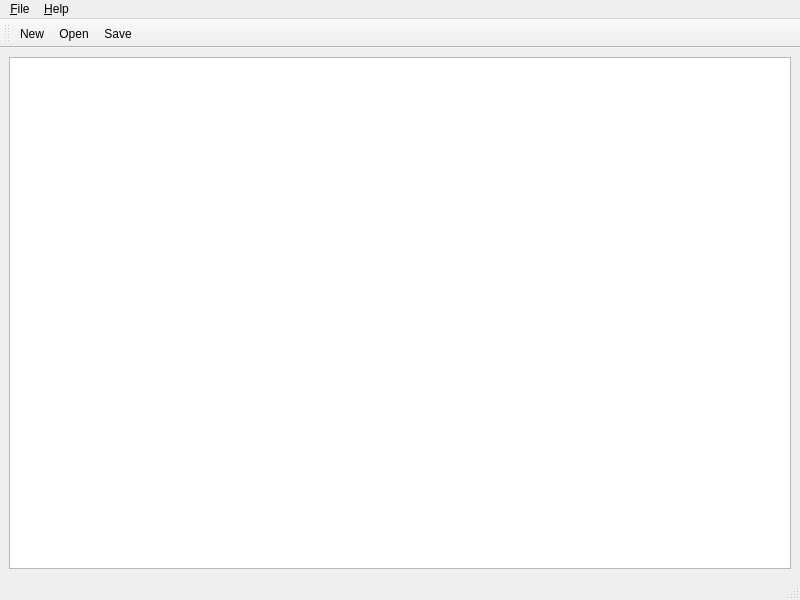
<?xml version="1.0" encoding="UTF-8"?>
<ui version="4.0">
 <class>MainForm</class>
 <widget class="QMainWindow" name="MainForm">
  <property name="geometry">
   <rect>
    <x>0</x>
    <y>0</y>
    <width>800</width>
    <height>600</height>
   </rect>
  </property>
  <property name="windowTitle">
   <string notr="true">NBT Editor</string>
  </property>
  <property name="windowIcon">
   <iconset resource="../../resources/resources.qrc">
    <normaloff>:/general/logo.png</normaloff>:/general/logo.png</iconset>
  </property>
  <property name="iconSize">
   <size>
    <width>22</width>
    <height>22</height>
   </size>
  </property>
  <widget class="QWidget" name="centralwidget">
   <layout class="QHBoxLayout" name="horizontalLayout">
    <item>
     <widget class="QTreeView" name="treeView">
      <property name="mouseTracking">
       <bool>false</bool>
      </property>
      <property name="styleSheet">
       <string notr="true">QTreeView::branch:has-siblings:!adjoins-item {
    border-image: url(:/treeview_icons/stylesheet-vline.png);
}

QTreeView::branch:has-siblings:adjoins-item {
    border-image: url(:/treeview_icons/stylesheet-branch-more.png);
}

QTreeView::branch:!has-children:!has-siblings:adjoins-item {
    border-image: url(:/treeview_icons/stylesheet-branch-end.png);
}

QTreeView::branch:has-children:!has-siblings:closed,
QTreeView::branch:closed:has-children:has-siblings {
        border-image: none;
        image: url(:/treeview_icons/stylesheet-branch-closed.png);
}

QTreeView::branch:open:has-children:!has-siblings,
QTreeView::branch:open:has-children:has-siblings  {
        border-image: none;
        image: url(:/treeview_icons/stylesheet-branch-open.png);
}
</string>
      </property>
      <property name="uniformRowHeights">
       <bool>true</bool>
      </property>
      <property name="sortingEnabled">
       <bool>false</bool>
      </property>
      <property name="wordWrap">
       <bool>false</bool>
      </property>
      <attribute name="headerVisible">
       <bool>false</bool>
      </attribute>
      <attribute name="headerCascadingSectionResizes">
       <bool>false</bool>
      </attribute>
      <attribute name="headerDefaultSectionSize">
       <number>300</number>
      </attribute>
      <attribute name="headerStretchLastSection">
       <bool>false</bool>
      </attribute>
     </widget>
    </item>
   </layout>
  </widget>
  <widget class="QMenuBar" name="menubar">
   <property name="geometry">
    <rect>
     <x>0</x>
     <y>0</y>
     <width>800</width>
     <height>30</height>
    </rect>
   </property>
   <widget class="QMenu" name="menuFile">
    <property name="title">
     <string>&amp;File</string>
    </property>
    <addaction name="actionNew"/>
    <addaction name="actionOpen"/>
    <addaction name="separator"/>
    <addaction name="actionSave"/>
    <addaction name="actionSaveAs"/>
   </widget>
   <widget class="QMenu" name="menuHelp">
    <property name="title">
     <string>&amp;Help</string>
    </property>
    <addaction name="actionAbout"/>
   </widget>
   <addaction name="menuFile"/>
   <addaction name="menuHelp"/>
  </widget>
  <widget class="QStatusBar" name="statusbar"/>
  <widget class="QToolBar" name="toolBar">
   <property name="windowTitle">
    <string>toolBar</string>
   </property>
   <attribute name="toolBarArea">
    <enum>TopToolBarArea</enum>
   </attribute>
   <attribute name="toolBarBreak">
    <bool>false</bool>
   </attribute>
   <addaction name="actionNew"/>
   <addaction name="actionOpen"/>
   <addaction name="actionSave"/>
  </widget>
  <action name="actionOpen">
   <property name="checkable">
    <bool>false</bool>
   </property>
   <property name="icon">
    <iconset theme="document-open">
     <normaloff>.</normaloff>.</iconset>
   </property>
   <property name="text">
    <string>&amp;Open</string>
   </property>
   <property name="iconVisibleInMenu">
    <bool>true</bool>
   </property>
  </action>
  <action name="actionSave">
   <property name="icon">
    <iconset theme="document-save">
     <normaloff>.</normaloff>.</iconset>
   </property>
   <property name="text">
    <string>&amp;Save</string>
   </property>
   <property name="iconVisibleInMenu">
    <bool>true</bool>
   </property>
  </action>
  <action name="actionSaveAs">
   <property name="icon">
    <iconset theme="document-save-as">
     <normaloff>.</normaloff>.</iconset>
   </property>
   <property name="text">
    <string>Save &amp;as ...</string>
   </property>
  </action>
  <action name="actionNew">
   <property name="icon">
    <iconset theme="document-new">
     <normaloff>.</normaloff>.</iconset>
   </property>
   <property name="text">
    <string>&amp;New</string>
   </property>
  </action>
  <action name="actionAbout">
   <property name="icon">
    <iconset theme="help-about">
     <normaloff>.</normaloff>.</iconset>
   </property>
   <property name="text">
    <string>&amp;About</string>
   </property>
  </action>
 </widget>
 <resources>
  <include location="../../resources/resources.qrc"/>
 </resources>
 <connections/>
</ui>
